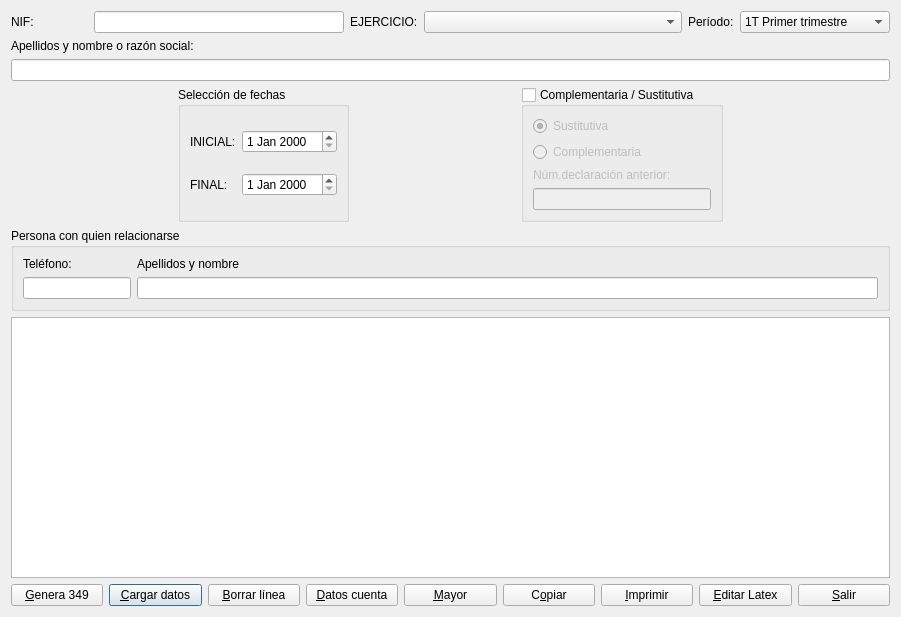
<?xml version="1.0" encoding="UTF-8"?>
<ui version="4.0">
 <class>modelo349</class>
 <widget class="QDialog" name="modelo349">
  <property name="geometry">
   <rect>
    <x>0</x>
    <y>0</y>
    <width>901</width>
    <height>617</height>
   </rect>
  </property>
  <property name="windowTitle">
   <string>Modelo 349</string>
  </property>
  <layout class="QVBoxLayout" name="verticalLayout">
   <item>
    <layout class="QHBoxLayout" name="horizontalLayout_2">
     <item>
      <layout class="QHBoxLayout" name="horizontalLayout_4">
       <item>
        <widget class="QLabel" name="label_7">
         <property name="text">
          <string>NIF:</string>
         </property>
        </widget>
       </item>
       <item>
        <widget class="QLineEdit" name="niflineEdit">
         <property name="maximumSize">
          <size>
           <width>250</width>
           <height>16777215</height>
          </size>
         </property>
        </widget>
       </item>
      </layout>
     </item>
     <item>
      <layout class="QHBoxLayout" name="horizontalLayout_10">
       <item>
        <widget class="QLabel" name="label_11">
         <property name="text">
          <string>EJERCICIO:</string>
         </property>
        </widget>
       </item>
       <item>
        <widget class="QComboBox" name="ejerciciocomboBox">
         <property name="sizePolicy">
          <sizepolicy hsizetype="Expanding" vsizetype="Fixed">
           <horstretch>0</horstretch>
           <verstretch>0</verstretch>
          </sizepolicy>
         </property>
        </widget>
       </item>
      </layout>
     </item>
     <item>
      <layout class="QHBoxLayout" name="horizontalLayout">
       <item>
        <widget class="QLabel" name="label_12">
         <property name="text">
          <string>Período:</string>
         </property>
        </widget>
       </item>
       <item>
        <widget class="QComboBox" name="periodocomboBox">
         <item>
          <property name="text">
           <string>1T Primer trimestre</string>
          </property>
         </item>
         <item>
          <property name="text">
           <string>2T Segundo trimestre</string>
          </property>
         </item>
         <item>
          <property name="text">
           <string>3T Tercer trimestre</string>
          </property>
         </item>
         <item>
          <property name="text">
           <string>4T Cuarto trimestre</string>
          </property>
         </item>
         <item>
          <property name="text">
           <string>0A Periodicidad anual</string>
          </property>
         </item>
         <item>
          <property name="text">
           <string>01 Enero</string>
          </property>
         </item>
         <item>
          <property name="text">
           <string>02 Febrero</string>
          </property>
         </item>
         <item>
          <property name="text">
           <string>03 Marzo</string>
          </property>
         </item>
         <item>
          <property name="text">
           <string>04 Abril</string>
          </property>
         </item>
         <item>
          <property name="text">
           <string>05 Mayo</string>
          </property>
         </item>
         <item>
          <property name="text">
           <string>06 Junio</string>
          </property>
         </item>
         <item>
          <property name="text">
           <string>07 Julio</string>
          </property>
         </item>
         <item>
          <property name="text">
           <string>08 Agosto</string>
          </property>
         </item>
         <item>
          <property name="text">
           <string>09 Septiembre</string>
          </property>
         </item>
         <item>
          <property name="text">
           <string>10 Octubre</string>
          </property>
         </item>
         <item>
          <property name="text">
           <string>11 Noviembre</string>
          </property>
         </item>
         <item>
          <property name="text">
           <string>12 Diciembre</string>
          </property>
         </item>
        </widget>
       </item>
      </layout>
     </item>
    </layout>
   </item>
   <item>
    <layout class="QVBoxLayout" name="verticalLayout_3">
     <item>
      <widget class="QLabel" name="label_8">
       <property name="text">
        <string>Apellidos y nombre o razón social:</string>
       </property>
      </widget>
     </item>
     <item>
      <widget class="QLineEdit" name="nombrelineEdit"/>
     </item>
    </layout>
   </item>
   <item>
    <layout class="QHBoxLayout" name="horizontalLayout_11">
     <item>
      <spacer name="horizontalSpacer_3">
       <property name="orientation">
        <enum>Qt::Horizontal</enum>
       </property>
       <property name="sizeHint" stdset="0">
        <size>
         <width>40</width>
         <height>20</height>
        </size>
       </property>
      </spacer>
     </item>
     <item>
      <widget class="QGroupBox" name="fechagroupBox_2">
       <property name="title">
        <string>Selección de fechas</string>
       </property>
       <layout class="QGridLayout" name="gridLayout_2">
        <item row="0" column="0">
         <widget class="QLabel" name="label_13">
          <property name="text">
           <string>INICIAL:</string>
          </property>
         </widget>
        </item>
        <item row="0" column="1">
         <widget class="QDateEdit" name="inicialdateEdit"/>
        </item>
        <item row="1" column="0">
         <widget class="QLabel" name="label_14">
          <property name="text">
           <string>FINAL:</string>
          </property>
         </widget>
        </item>
        <item row="1" column="1">
         <widget class="QDateEdit" name="finaldateEdit"/>
        </item>
       </layout>
      </widget>
     </item>
     <item>
      <spacer name="horizontalSpacer_2">
       <property name="orientation">
        <enum>Qt::Horizontal</enum>
       </property>
       <property name="sizeHint" stdset="0">
        <size>
         <width>40</width>
         <height>20</height>
        </size>
       </property>
      </spacer>
     </item>
     <item>
      <widget class="QGroupBox" name="complgroupBox">
       <property name="title">
        <string>Complementaria / Sustitutiva</string>
       </property>
       <property name="checkable">
        <bool>true</bool>
       </property>
       <property name="checked">
        <bool>false</bool>
       </property>
       <layout class="QVBoxLayout" name="verticalLayout_8">
        <item>
         <widget class="QRadioButton" name="sustitutivaradioButton">
          <property name="text">
           <string>Sustitutiva</string>
          </property>
          <property name="checked">
           <bool>true</bool>
          </property>
         </widget>
        </item>
        <item>
         <widget class="QRadioButton" name="complementariaradioButton">
          <property name="text">
           <string>Complementaria</string>
          </property>
         </widget>
        </item>
        <item>
         <widget class="QLabel" name="label_15">
          <property name="text">
           <string>Núm.declaración anterior:</string>
          </property>
         </widget>
        </item>
        <item>
         <widget class="QLineEdit" name="anteriorlineEdit"/>
        </item>
       </layout>
      </widget>
     </item>
     <item>
      <spacer name="horizontalSpacer_4">
       <property name="orientation">
        <enum>Qt::Horizontal</enum>
       </property>
       <property name="sizeHint" stdset="0">
        <size>
         <width>40</width>
         <height>20</height>
        </size>
       </property>
      </spacer>
     </item>
    </layout>
   </item>
   <item>
    <widget class="QGroupBox" name="groupBox">
     <property name="title">
      <string>Persona con quien relacionarse</string>
     </property>
     <layout class="QHBoxLayout" name="horizontalLayout_12">
      <item>
       <layout class="QVBoxLayout" name="verticalLayout_5">
        <item>
         <widget class="QLabel" name="label_16">
          <property name="text">
           <string>Teléfono:</string>
          </property>
         </widget>
        </item>
        <item>
         <widget class="QLineEdit" name="telefonolineEdit">
          <property name="sizePolicy">
           <sizepolicy hsizetype="Preferred" vsizetype="Fixed">
            <horstretch>0</horstretch>
            <verstretch>0</verstretch>
           </sizepolicy>
          </property>
          <property name="maximumSize">
           <size>
            <width>180</width>
            <height>16777215</height>
           </size>
          </property>
         </widget>
        </item>
       </layout>
      </item>
      <item>
       <layout class="QVBoxLayout" name="verticalLayout_6">
        <item>
         <widget class="QLabel" name="label_17">
          <property name="text">
           <string>Apellidos y nombre</string>
          </property>
         </widget>
        </item>
        <item>
         <widget class="QLineEdit" name="nombrerellineEdit"/>
        </item>
       </layout>
      </item>
     </layout>
    </widget>
   </item>
   <item>
    <widget class="QTableWidget" name="tableWidget"/>
   </item>
   <item>
    <layout class="QHBoxLayout" name="_2">
     <property name="spacing">
      <number>6</number>
     </property>
     <property name="leftMargin">
      <number>0</number>
     </property>
     <property name="topMargin">
      <number>0</number>
     </property>
     <property name="rightMargin">
      <number>0</number>
     </property>
     <property name="bottomMargin">
      <number>0</number>
     </property>
     <item>
      <widget class="QPushButton" name="gen349pushButton">
       <property name="text">
        <string>&amp;Genera 349</string>
       </property>
       <property name="icon">
        <iconset resource="keme.qrc">
         <normaloff>:/iconos/graf/pad.png</normaloff>:/iconos/graf/pad.png</iconset>
       </property>
      </widget>
     </item>
     <item>
      <widget class="QPushButton" name="cargapushButton">
       <property name="text">
        <string>&amp;Cargar datos</string>
       </property>
       <property name="icon">
        <iconset resource="keme.qrc">
         <normaloff>:/iconos/graf/refresh.xpm</normaloff>:/iconos/graf/refresh.xpm</iconset>
       </property>
       <property name="shortcut">
        <string>Alt+C</string>
       </property>
       <property name="default">
        <bool>true</bool>
       </property>
      </widget>
     </item>
     <item>
      <widget class="QPushButton" name="borrarpushButton">
       <property name="text">
        <string>&amp;Borrar línea</string>
       </property>
       <property name="icon">
        <iconset resource="keme.qrc">
         <normaloff>:/iconos/graf/borrar.png</normaloff>:/iconos/graf/borrar.png</iconset>
       </property>
      </widget>
     </item>
     <item>
      <widget class="QPushButton" name="datospushButton">
       <property name="text">
        <string>&amp;Datos cuenta</string>
       </property>
       <property name="icon">
        <iconset resource="keme.qrc">
         <normaloff>:/iconos/graf/text-x-vcard.png</normaloff>:/iconos/graf/text-x-vcard.png</iconset>
       </property>
       <property name="shortcut">
        <string>Alt+C</string>
       </property>
      </widget>
     </item>
     <item>
      <widget class="QPushButton" name="mayorpushButton">
       <property name="text">
        <string>&amp;Mayor</string>
       </property>
       <property name="icon">
        <iconset resource="keme.qrc">
         <normaloff>:/iconos/graf/mayorg.xpm</normaloff>:/iconos/graf/mayorg.xpm</iconset>
       </property>
      </widget>
     </item>
     <item>
      <widget class="QPushButton" name="copiarpushButton">
       <property name="text">
        <string>C&amp;opiar</string>
       </property>
       <property name="icon">
        <iconset resource="keme.qrc">
         <normaloff>:/iconos/graf/copiar.png</normaloff>:/iconos/graf/copiar.png</iconset>
       </property>
      </widget>
     </item>
     <item>
      <widget class="QPushButton" name="imprimepushButton">
       <property name="text">
        <string>&amp;Imprimir</string>
       </property>
       <property name="icon">
        <iconset resource="keme.qrc">
         <normaloff>:/iconos/graf/printer.png</normaloff>:/iconos/graf/printer.png</iconset>
       </property>
       <property name="shortcut">
        <string>Alt+I</string>
       </property>
      </widget>
     </item>
     <item>
      <widget class="QPushButton" name="latexpushButton">
       <property name="text">
        <string>&amp;Editar Latex</string>
       </property>
       <property name="icon">
        <iconset resource="keme.qrc">
         <normaloff>:/iconos/graf/tex.png</normaloff>:/iconos/graf/tex.png</iconset>
       </property>
      </widget>
     </item>
     <item>
      <widget class="QPushButton" name="salirpushButton">
       <property name="text">
        <string>&amp;Salir</string>
       </property>
       <property name="icon">
        <iconset resource="keme.qrc">
         <normaloff>:/iconos/graf/application-exit.png</normaloff>:/iconos/graf/application-exit.png</iconset>
       </property>
       <property name="shortcut">
        <string>Alt+S</string>
       </property>
      </widget>
     </item>
    </layout>
   </item>
  </layout>
 </widget>
 <resources>
  <include location="keme.qrc"/>
 </resources>
 <connections>
  <connection>
   <sender>salirpushButton</sender>
   <signal>clicked()</signal>
   <receiver>modelo349</receiver>
   <slot>accept()</slot>
   <hints>
    <hint type="sourcelabel">
     <x>859</x>
     <y>596</y>
    </hint>
    <hint type="destinationlabel">
     <x>898</x>
     <y>564</y>
    </hint>
   </hints>
  </connection>
 </connections>
</ui>
